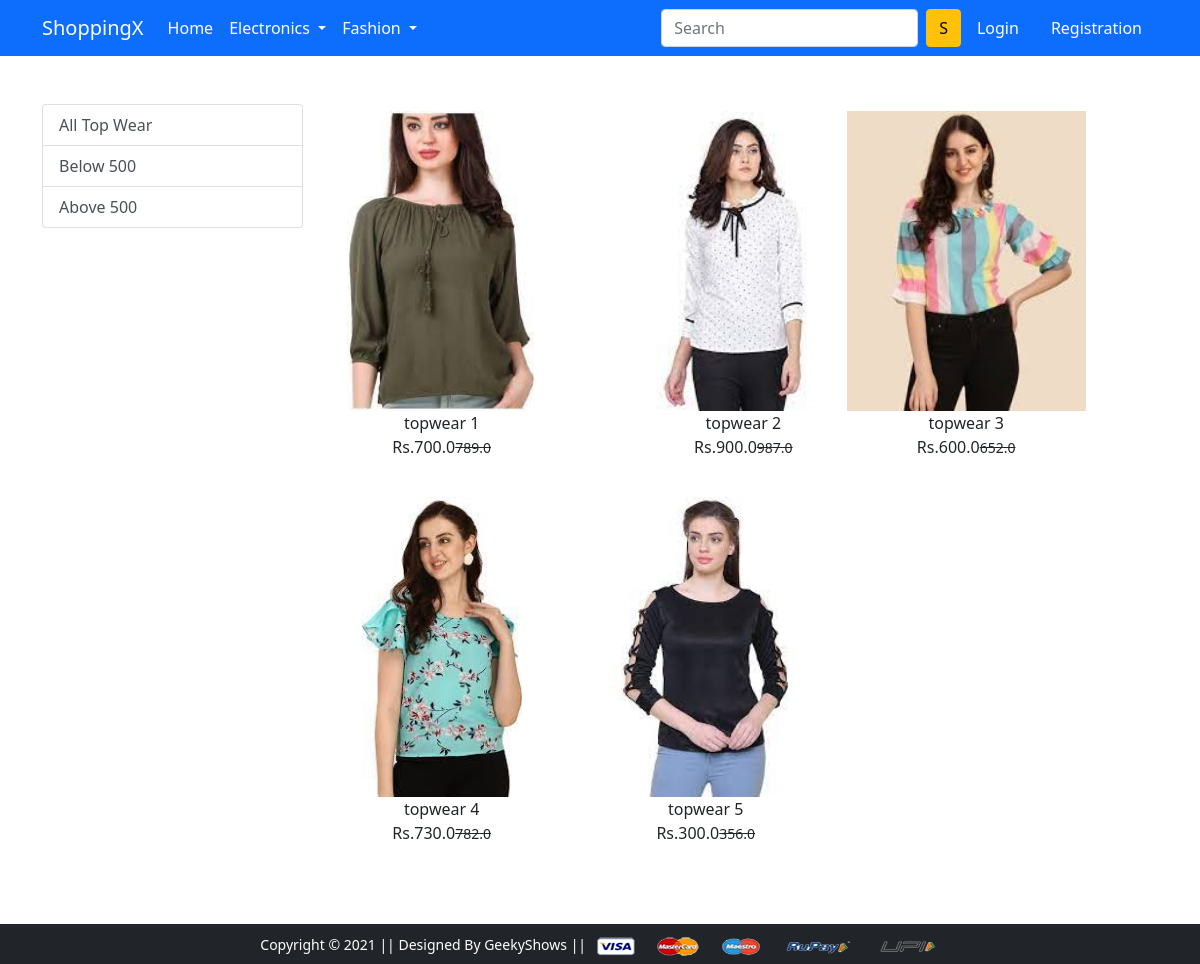
Screenshot of /topwear/ with the database file from the repository.
### app/models.py (models this page shows, shortened)
class Product(models.Model):
    title=models.CharField(_("title"), max_length=150)
    selling_price=models.FloatField()
    discount_price=models.FloatField()
    discription=models.TextField(_("discription"))
    brand=models.CharField(_("brand"),max_length=255)
    categary=models.CharField(_("categary"),choices=categary_choices,max_length=2)
    product_image=models.ImageField(_("product_image"), upload_to='producting')

### app/views.py (the view)
# urls.py: path('topwear/', views.TopwearView.as_view(), name='topwear'),
class TopwearView(View):
     def get(self, request,data=None):
        if data==None:
           topwear=Product.objects.filter(categary="TW")
        elif data=='below':
            topwear=Product.objects.filter(categary="TW").filter(selling_price__lt='500')
        elif data =='above':
            topwear=Product.objects.filter(categary="TW").filter(selling_price__gte='500')
        return render(request, 'app/topwear.html', {'topwear':topwear})

### app/templates/app/topwear.html (shortened to what this page needs)
{% extends 'app/base.html' %}
{% load static %}
{% block main-content %}
<div class="container my-5">
 <div class="row">
  <div class="col-sm-3">
    <div class="list-group">
        <a href="{% url 'topwear' %}" class="list-group-item list-group-item-action">All Top Wear</a>
        <a href="{% url 'topweardata' 'below' %}" class="list-group-item list-group-item-action">Below 500</a>
        <a href="{% url 'topweardata' 'above' %}" class="list-group-item list-group-item-action">Above 500 </a>
      </div>
  </div>
  <div class="col-sm-8">
    <div class="row">
        {%for product in topwear %}
    <div class="col-sm-4 text-center mb-4" >
        <a href ="{% url 'product-detail' product.id %}" class="btn">
            <div class=item>
                <img src="{{product.product_image.url}}" alt="" height="300" class="">
                <div class="fb-bold">{{product.title}}</div>
                <div class="fb-bold">Rs.{{product.discount_price}}<small class="fw-light text-decoration-line-through">{{product.selling_price}}</small></div>
            </div>
        </a>
    </div>
    {%endfor%}
   </div>
  </div>
 </div>
</div>
{% endblock main-content %}

### rows the page displays
Product: product_image (picture), title "topwear 1", discount_price "700.0", selling_price "789.0"
Product: product_image (picture), title "topwear 2", discount_price "900.0", selling_price "987.0"
Product: product_image (picture), title "topwear 3", discount_price "600.0", selling_price "652.0"
Product: product_image (picture), title "topwear 4", discount_price "730.0", selling_price "782.0"
Product: product_image (picture), title "topwear 5", discount_price "300.0", selling_price "356.0"
